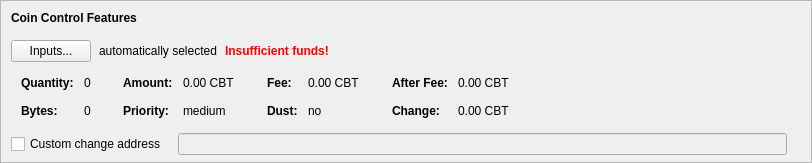
    <widget class="QFrame" name="frameCoinControl">
     <property name="sizePolicy">
      <sizepolicy hsizetype="Expanding" vsizetype="Expanding">
       <horstretch>0</horstretch>
       <verstretch>0</verstretch>
      </sizepolicy>
     </property>
     <property name="maximumSize">
      <size>
       <width>16777215</width>
       <height>16777215</height>
      </size>
     </property>
     <property name="frameShape">
      <enum>QFrame::StyledPanel</enum>
     </property>
     <property name="frameShadow">
      <enum>QFrame::Sunken</enum>
     </property>
     <layout class="QVBoxLayout" name="verticalLayoutCoinControl2">
      <property name="spacing">
       <number>0</number>
      </property>
      <property name="leftMargin">
       <number>0</number>
      </property>
      <property name="topMargin">
       <number>0</number>
      </property>
      <property name="rightMargin">
       <number>0</number>
      </property>
      <property name="bottomMargin">
       <number>6</number>
      </property>
      <item>
       <layout class="QVBoxLayout" name="verticalLayoutCoinControl" stretch="0,0,0,0,1">
        <property name="spacing">
         <number>0</number>
        </property>
        <property name="leftMargin">
         <number>10</number>
        </property>
        <property name="topMargin">
         <number>10</number>
        </property>
        <item>
         <layout class="QHBoxLayout" name="horizontalLayoutCoinControl1">
          <property name="bottomMargin">
           <number>15</number>
          </property>
          <item>
           <widget class="QLabel" name="labelCoinControlFeatures">
            <property name="sizePolicy">
             <sizepolicy hsizetype="Preferred" vsizetype="Maximum">
              <horstretch>0</horstretch>
              <verstretch>0</verstretch>
             </sizepolicy>
            </property>
            <property name="font">
             <font>
              <weight>75</weight>
              <bold>true</bold>
             </font>
            </property>
            <property name="styleSheet">
             <string notr="true">font-weight:bold;</string>
            </property>
            <property name="text">
             <string>Coin Control Features</string>
            </property>
           </widget>
          </item>
         </layout>
        </item>
        <item>
         <layout class="QHBoxLayout" name="horizontalLayoutCoinControl2" stretch="0,0,0,0">
          <property name="spacing">
           <number>8</number>
          </property>
          <property name="bottomMargin">
           <number>10</number>
          </property>
          <item>
           <widget class="QPushButton" name="pushButtonCoinControl">
            <property name="styleSheet">
             <string notr="true"/>
            </property>
            <property name="text">
             <string>Inputs...</string>
            </property>
            <property name="autoDefault">
             <bool>false</bool>
            </property>
           </widget>
          </item>
          <item>
           <widget class="QLabel" name="labelCoinControlAutomaticallySelected">
            <property name="text">
             <string>automatically selected</string>
            </property>
            <property name="margin">
             <number>5</number>
            </property>
           </widget>
          </item>
          <item>
           <widget class="QLabel" name="labelCoinControlInsuffFunds">
            <property name="font">
             <font>
              <weight>75</weight>
              <bold>true</bold>
             </font>
            </property>
            <property name="styleSheet">
             <string notr="true">color:red;font-weight:bold;</string>
            </property>
            <property name="text">
             <string>Insufficient funds!</string>
            </property>
            <property name="margin">
             <number>5</number>
            </property>
           </widget>
          </item>
          <item>
           <spacer name="horizontalSpacerCoinControl">
            <property name="orientation">
             <enum>Qt::Horizontal</enum>
            </property>
            <property name="sizeHint" stdset="0">
             <size>
              <width>40</width>
              <height>1</height>
             </size>
            </property>
           </spacer>
          </item>
         </layout>
        </item>
        <item>
         <widget class="QWidget" name="widgetCoinControl" native="true">
          <property name="sizePolicy">
           <sizepolicy hsizetype="Preferred" vsizetype="Preferred">
            <horstretch>0</horstretch>
            <verstretch>0</verstretch>
           </sizepolicy>
          </property>
          <property name="minimumSize">
           <size>
            <width>0</width>
            <height>0</height>
           </size>
          </property>
          <property name="styleSheet">
           <string notr="true"/>
          </property>
          <layout class="QHBoxLayout" name="horizontalLayoutCoinControl5">
           <property name="leftMargin">
            <number>0</number>
           </property>
           <property name="topMargin">
            <number>0</number>
           </property>
           <property name="rightMargin">
            <number>0</number>
           </property>
           <property name="bottomMargin">
            <number>0</number>
           </property>
           <item>
            <layout class="QHBoxLayout" name="horizontalLayoutCoinControl3" stretch="0,0,0,1">
             <property name="spacing">
              <number>20</number>
             </property>
             <property name="topMargin">
              <number>0</number>
             </property>
             <property name="bottomMargin">
              <number>10</number>
             </property>
             <item>
              <layout class="QFormLayout" name="formLayoutCoinControl1">
               <property name="horizontalSpacing">
                <number>10</number>
               </property>
               <property name="verticalSpacing">
                <number>14</number>
               </property>
               <property name="leftMargin">
                <number>10</number>
               </property>
               <property name="topMargin">
                <number>4</number>
               </property>
               <property name="rightMargin">
                <number>6</number>
               </property>
               <item row="0" column="0">
                <widget class="QLabel" name="labelCoinControlQuantityText">
                 <property name="font">
                  <font>
                   <weight>75</weight>
                   <bold>true</bold>
                  </font>
                 </property>
                 <property name="text">
                  <string>Quantity:</string>
                 </property>
                 <property name="margin">
                  <number>0</number>
                 </property>
                </widget>
               </item>
               <item row="0" column="1">
                <widget class="QLabel" name="labelCoinControlQuantity">
                 <property name="cursor">
                  <cursorShape>IBeamCursor</cursorShape>
                 </property>
                 <property name="contextMenuPolicy">
                  <enum>Qt::ActionsContextMenu</enum>
                 </property>
                 <property name="text">
                  <string notr="true">0</string>
                 </property>
                 <property name="margin">
                  <number>0</number>
                 </property>
                 <property name="textInteractionFlags">
                  <set>Qt::LinksAccessibleByMouse|Qt::TextSelectableByKeyboard|Qt::TextSelectableByMouse</set>
                 </property>
                </widget>
               </item>
               <item row="1" column="0">
                <widget class="QLabel" name="labelCoinControlBytesText">
                 <property name="font">
                  <font>
                   <weight>75</weight>
                   <bold>true</bold>
                  </font>
                 </property>
                 <property name="text">
                  <string>Bytes:</string>
                 </property>
                </widget>
               </item>
               <item row="1" column="1">
                <widget class="QLabel" name="labelCoinControlBytes">
                 <property name="cursor">
                  <cursorShape>IBeamCursor</cursorShape>
                 </property>
                 <property name="contextMenuPolicy">
                  <enum>Qt::ActionsContextMenu</enum>
                 </property>
                 <property name="text">
                  <string notr="true">0</string>
                 </property>
                 <property name="textInteractionFlags">
                  <set>Qt::LinksAccessibleByMouse|Qt::TextSelectableByKeyboard|Qt::TextSelectableByMouse</set>
                 </property>
                </widget>
               </item>
              </layout>
             </item>
             <item>
              <layout class="QFormLayout" name="formLayoutCoinControl2">
               <property name="horizontalSpacing">
                <number>10</number>
               </property>
               <property name="verticalSpacing">
                <number>14</number>
               </property>
               <property name="leftMargin">
                <number>6</number>
               </property>
               <property name="topMargin">
                <number>4</number>
               </property>
               <property name="rightMargin">
                <number>6</number>
               </property>
               <item row="0" column="0">
                <widget class="QLabel" name="labelCoinControlAmountText">
                 <property name="font">
                  <font>
                   <weight>75</weight>
                   <bold>true</bold>
                  </font>
                 </property>
                 <property name="text">
                  <string>Amount:</string>
                 </property>
                 <property name="margin">
                  <number>0</number>
                 </property>
                </widget>
               </item>
               <item row="0" column="1">
                <widget class="QLabel" name="labelCoinControlAmount">
                 <property name="cursor">
                  <cursorShape>IBeamCursor</cursorShape>
                 </property>
                 <property name="contextMenuPolicy">
                  <enum>Qt::ActionsContextMenu</enum>
                 </property>
                 <property name="text">
                  <string notr="true">0.00 CBT</string>
                 </property>
                 <property name="textInteractionFlags">
                  <set>Qt::LinksAccessibleByMouse|Qt::TextSelectableByKeyboard|Qt::TextSelectableByMouse</set>
                 </property>
                </widget>
               </item>
               <item row="1" column="0">
                <widget class="QLabel" name="labelCoinControlPriorityText">
                 <property name="font">
                  <font>
                   <weight>75</weight>
                   <bold>true</bold>
                  </font>
                 </property>
                 <property name="text">
                  <string>Priority:</string>
                 </property>
                </widget>
               </item>
               <item row="1" column="1">
                <widget class="QLabel" name="labelCoinControlPriority">
                 <property name="cursor">
                  <cursorShape>IBeamCursor</cursorShape>
                 </property>
                 <property name="contextMenuPolicy">
                  <enum>Qt::ActionsContextMenu</enum>
                 </property>
                 <property name="text">
                  <string notr="true">medium</string>
                 </property>
                 <property name="textInteractionFlags">
                  <set>Qt::LinksAccessibleByMouse|Qt::TextSelectableByKeyboard|Qt::TextSelectableByMouse</set>
                 </property>
                </widget>
               </item>
              </layout>
             </item>
             <item>
              <layout class="QFormLayout" name="formLayoutCoinControl3">
               <property name="horizontalSpacing">
                <number>10</number>
               </property>
               <property name="verticalSpacing">
                <number>14</number>
               </property>
               <property name="leftMargin">
                <number>6</number>
               </property>
               <property name="topMargin">
                <number>4</number>
               </property>
               <property name="rightMargin">
                <number>6</number>
               </property>
               <item row="0" column="0">
                <widget class="QLabel" name="labelCoinControlFeeText">
                 <property name="font">
                  <font>
                   <weight>75</weight>
                   <bold>true</bold>
                  </font>
                 </property>
                 <property name="text">
                  <string>Fee:</string>
                 </property>
                 <property name="margin">
                  <number>0</number>
                 </property>
                </widget>
               </item>
               <item row="0" column="1">
                <widget class="QLabel" name="labelCoinControlFee">
                 <property name="cursor">
                  <cursorShape>IBeamCursor</cursorShape>
                 </property>
                 <property name="contextMenuPolicy">
                  <enum>Qt::ActionsContextMenu</enum>
                 </property>
                 <property name="text">
                  <string notr="true">0.00 CBT</string>
                 </property>
                 <property name="textInteractionFlags">
                  <set>Qt::LinksAccessibleByMouse|Qt::TextSelectableByKeyboard|Qt::TextSelectableByMouse</set>
                 </property>
                </widget>
               </item>
               <item row="1" column="0">
                <widget class="QLabel" name="labelCoinControlLowOutputText">
                 <property name="font">
                  <font>
                   <weight>75</weight>
                   <bold>true</bold>
                  </font>
                 </property>
                 <property name="text">
                  <string>Dust:</string>
                 </property>
                </widget>
               </item>
               <item row="1" column="1">
                <widget class="QLabel" name="labelCoinControlLowOutput">
                 <property name="cursor">
                  <cursorShape>IBeamCursor</cursorShape>
                 </property>
                 <property name="contextMenuPolicy">
                  <enum>Qt::ActionsContextMenu</enum>
                 </property>
                 <property name="text">
                  <string notr="true">no</string>
                 </property>
                 <property name="textInteractionFlags">
                  <set>Qt::LinksAccessibleByMouse|Qt::TextSelectableByKeyboard|Qt::TextSelectableByMouse</set>
                 </property>
                </widget>
               </item>
              </layout>
             </item>
             <item>
              <layout class="QFormLayout" name="formLayoutCoinControl4">
               <property name="horizontalSpacing">
                <number>10</number>
               </property>
               <property name="verticalSpacing">
                <number>14</number>
               </property>
               <property name="leftMargin">
                <number>6</number>
               </property>
               <property name="topMargin">
                <number>4</number>
               </property>
               <property name="rightMargin">
                <number>6</number>
               </property>
               <item row="0" column="0">
                <widget class="QLabel" name="labelCoinControlAfterFeeText">
                 <property name="font">
                  <font>
                   <weight>75</weight>
                   <bold>true</bold>
                  </font>
                 </property>
                 <property name="text">
                  <string>After Fee:</string>
                 </property>
                 <property name="margin">
                  <number>0</number>
                 </property>
                </widget>
               </item>
               <item row="0" column="1">
                <widget class="QLabel" name="labelCoinControlAfterFee">
                 <property name="cursor">
                  <cursorShape>IBeamCursor</cursorShape>
                 </property>
                 <property name="contextMenuPolicy">
                  <enum>Qt::ActionsContextMenu</enum>
                 </property>
                 <property name="text">
                  <string notr="true">0.00 CBT</string>
                 </property>
                 <property name="textInteractionFlags">
                  <set>Qt::LinksAccessibleByMouse|Qt::TextSelectableByKeyboard|Qt::TextSelectableByMouse</set>
                 </property>
                </widget>
               </item>
               <item row="1" column="0">
                <widget class="QLabel" name="labelCoinControlChangeText">
                 <property name="font">
                  <font>
                   <weight>75</weight>
                   <bold>true</bold>
                  </font>
                 </property>
                 <property name="text">
                  <string>Change:</string>
                 </property>
                </widget>
               </item>
               <item row="1" column="1">
                <widget class="QLabel" name="labelCoinControlChange">
                 <property name="cursor">
                  <cursorShape>IBeamCursor</cursorShape>
                 </property>
                 <property name="contextMenuPolicy">
                  <enum>Qt::ActionsContextMenu</enum>
                 </property>
                 <property name="text">
                  <string notr="true">0.00 CBT</string>
                 </property>
                 <property name="textInteractionFlags">
                  <set>Qt::LinksAccessibleByMouse|Qt::TextSelectableByKeyboard|Qt::TextSelectableByMouse</set>
                 </property>
                </widget>
               </item>
              </layout>
             </item>
            </layout>
           </item>
          </layout>
         </widget>
        </item>
        <item>
         <layout class="QHBoxLayout" name="horizontalLayoutCoinControl4" stretch="0,0,0">
          <property name="spacing">
           <number>12</number>
          </property>
          <property name="sizeConstraint">
           <enum>QLayout::SetDefaultConstraint</enum>
          </property>
          <property name="topMargin">
           <number>5</number>
          </property>
          <property name="rightMargin">
           <number>5</number>
          </property>
          <item>
           <widget class="QCheckBox" name="checkBoxCoinControlChange">
            <property name="toolTip">
             <string>If this is activated, but the change address is empty or invalid, change will be sent to a newly generated address.</string>
            </property>
            <property name="text">
             <string>Custom change address</string>
            </property>
           </widget>
          </item>
          <item>
           <widget class="QValidatedLineEdit" name="lineEditCoinControlChange">
            <property name="enabled">
             <bool>false</bool>
            </property>
            <property name="sizePolicy">
             <sizepolicy hsizetype="Expanding" vsizetype="Fixed">
              <horstretch>0</horstretch>
              <verstretch>0</verstretch>
             </sizepolicy>
            </property>
           </widget>
          </item>
          <item>
           <widget class="QLabel" name="labelCoinControlChangeLabel">
            <property name="sizePolicy">
             <sizepolicy hsizetype="Preferred" vsizetype="Expanding">
              <horstretch>0</horstretch>
              <verstretch>0</verstretch>
             </sizepolicy>
            </property>
            <property name="minimumSize">
             <size>
              <width>0</width>
              <height>0</height>
             </size>
            </property>
            <property name="text">
             <string/>
            </property>
            <property name="margin">
             <number>3</number>
            </property>
           </widget>
          </item>
         </layout>
        </item>
        <item>
         <spacer name="verticalSpacerCoinControl">
          <property name="orientation">
           <enum>Qt::Vertical</enum>
          </property>
          <property name="sizeHint" stdset="0">
           <size>
            <width>800</width>
            <height>1</height>
           </size>
          </property>
         </spacer>
        </item>
       </layout>
      </item>
     </layout>
    </widget>
